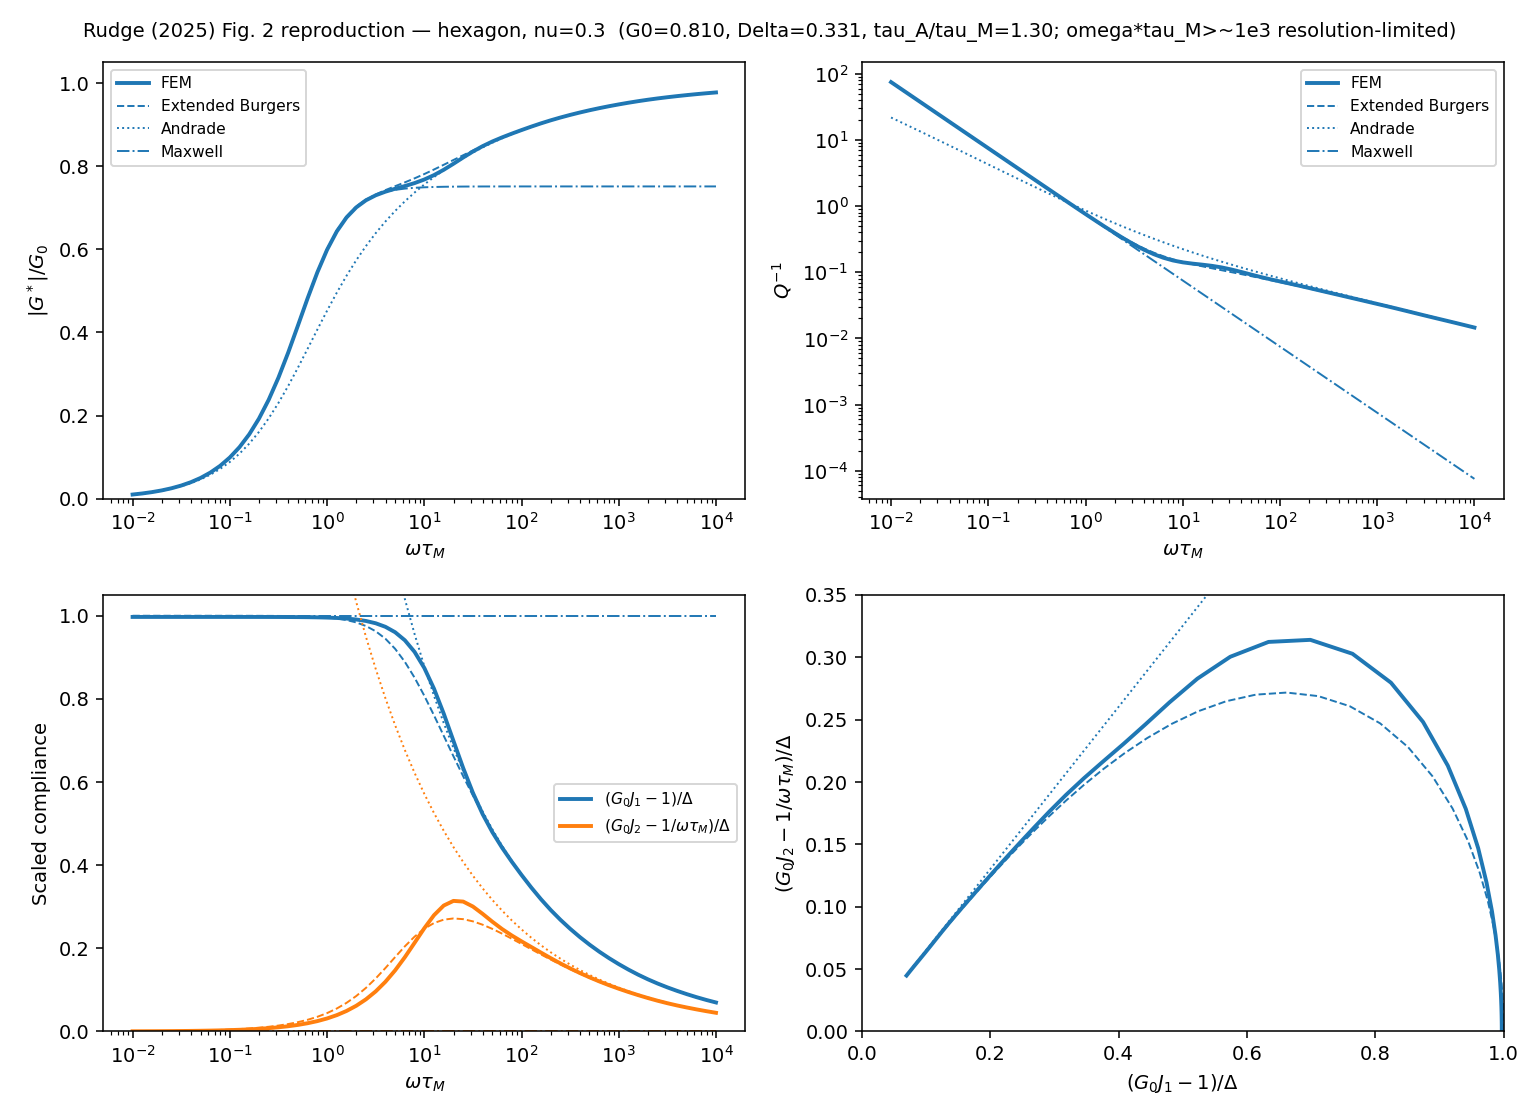

Write the Python code that produced this figure.
# Reproduce Rudge (2025) Figure 2: viscoelastic response of the hexagon model at
# Poisson's ratio nu = 0.3, vs dimensionless frequency omega*tau_M.
#
#   (a) |G*|/G0     (b) Q^-1 = G2/G1
#   (c) scaled compliances (G0 J1 - 1)/Delta , (G0 J2 - 1/wt)/Delta
#   (d) Cole-Cole: (G0 J2 - 1/wt)/Delta  vs  (G0 J1 - 1)/Delta
#
# FEM solid curves come from our DAGBS solver (the paper's exact equations);
# Maxwell / Andrade / extended-Burgers overlays use the parameters MEASURED here
# (G0, Delta, tau_M, tau_A, alpha). Run:  python reproduce_fig2.py [refine_h]

import sys
import numpy as np
import matplotlib
matplotlib.use("Agg")
import matplotlib.pyplot as plt
from scipy.special import gamma as Gamma, hyp2f1
from mpi4py import MPI

from ngsolve import SetNumThreads
from meshes import MakeMesh
from main import build_spaces
from main import solve_rve
from calibrate_tau import (measure_tau_M, storage_modulus, diffusional_loss,
                           fit_andrade_time, SHEAR)

SetNumThreads(32)

NU = 0.3                      # paper Figure 2
MU = 1.0
ALPHA = 0.3672092            # Andrade exponent for the 120 deg triple junction
REFINE_H = float(sys.argv[1]) if len(sys.argv) > 1 else 1e-5
X = np.logspace(-2.0, 4.0, 61)   # omega*tau_M (code-omega with diff_coeff=tau_M)


# --- hexagon geometry (matches real_im_hex_energy.py) ----------------------
a = np.sqrt(3)
pts0 = [(0, 0), (3/4, 0), (1/2, a/4), (0, a/4),
        (9/4, 0), (5/2, a/4), (2, 3*a/4), (1, 3*a/4),
        (3, 0), (3, a/4), (3, a), (9/4, a), (3/4, a), (0, a)]
pts1 = [(x - 1.5, y - 0.5 * a) for (x, y) in pts0]
sf = np.sqrt(1/50 / (3 * np.sqrt(3) / 2))
pts = [(x * sf, y * sf) for (x, y) in pts1]
regions = [(1, 2, 3, 4), (2, 5, 6, 7, 8, 3), (5, 9, 10, 6),
           (6, 10, 11, 12, 7), (8, 7, 12, 13), (4, 3, 8, 13, 14)]
NG = len(regions)

(_, _, mesh, _, contact_pairs, outer_contact_pairs,
 _cbl, _ocl, junction_incidence) = MakeMesh(
    pts, regions, maxh=0.1 * sf, comm=MPI.COMM_WORLD,
    core_frac=0.01 * sf, refine_h=REFINE_H)
print(f"mesh: ne={mesh.ne} nv={mesh.nv} (refine_h={REFINE_H})")

spaces = build_spaces(mesh, contact_pairs, outer_contact_pairs,
                      order_bulk=2, order_gb=1, junction_incidence=junction_incidence)
gni = spaces[4]

tau_M, info = measure_tau_M(spaces, mesh, contact_pairs, outer_contact_pairs,
                            junction_incidence, num_grains=NG, nu=NU, mu=MU)
G0 = info["G_U"]
print(f"tau_M={tau_M:.6e}  G0={G0:.6f}  eta_ss={info['eta_ss']:.6e}")


# --- FEM frequency sweep (diff_coeff=tau_M => code-omega == omega*tau_M) ----
G1 = np.empty_like(X); G2 = np.empty_like(X)
for i, x in enumerate(X):
    gfu, mesh_, conv = solve_rve(spaces, mesh, contact_pairs, outer_contact_pairs,
                                 SHEAR, nu=NU, mu=MU, omega=float(x),
                                 solver='cg', rtol=1e-7,
                                 junction_incidence=junction_incidence, diff_coeff=tau_M)
    G1[i] = storage_modulus(gfu, mesh, NU, MU, NG)
    G2[i] = diffusional_loss(gfu, mesh, contact_pairs, gni, float(x), diff_coeff=tau_M)
    if not conv:
        print(f"  (warn) x={x:.3e} not converged")

Gc_fem = G1 + 1j * G2

# steady-state modulus and relaxation strength from the low-omega plateau
low = X < 0.05
G_ss = float(np.median(G2[low]**2 / G1[low]))
Delta = G0 / G_ss - 1.0

# Andrade time: fit the full high-omega Andrade form over the resolved power-law
# window (alpha fixed by the 120 deg triple junction). The leading-order Q^-1
# asymptote is biased; the clean power law sits at high omega*tau_M (the x~10
# region is the transition shoulder, NOT the Andrade tail).
rA = fit_andrade_time(X, Gc_fem, G0, ALPHA, window=(300.0, 5000.0))   # tau_A/tau_M
tau_H_over_M = rA * (Gamma(1 - ALPHA) * Delta) ** (1.0 / ALPHA)
print(f"G_ss={G_ss:.6f}  Delta={Delta:.4f}  tau_A/tau_M={rA:.4f}  "
      f"tau_H/tau_M={tau_H_over_M:.4f}")
print("paper targets (nu=0.3): G0/mu~0.81  Delta~0.33  tau_A/tau_M~1.31")


# --- response-function helpers (unify FEM + analytic via complex modulus) ---
def derive(Gc, x):
    jn = G0 / Gc                 # = G0 J* = G0 J1 - i G0 J2
    return (np.abs(Gc) / G0, (-jn.imag) / jn.real,
            (jn.real - 1) / Delta, (-jn.imag - 1.0 / x) / Delta)

x = X
iw = 1j * x
# Maxwell = dashpot (viscosity eta) + spring of the *steady-state* compliance
# J_ss in series (paper sec 3): G0 J* = (1+Delta) + 1/(i x), so |G*|/G0 -> 1/(1+Delta)
# = G_ss/G0 at high omega (not 1).
jn_max = (1 + Delta) + 1/iw
jn_and = 1 + Gamma(1 + ALPHA) / (iw * rA) ** ALPHA + 1/iw
# extended Burgers: sJ̃ = J0(1 + Delta 2F1(1,a,1+a,-s*tau_H) + 1/(s*tau_M)) (H13)
jn_bur = 1 + Delta * hyp2f1(1, ALPHA, 1 + ALPHA, -iw * tau_H_over_M) + 1/iw
models = {
    "FEM": (Gc_fem, dict(color="C0", lw=2)),
    "Extended Burgers": (G0 / jn_bur, dict(color="C0", ls="--", lw=1)),
    "Andrade": (G0 / jn_and, dict(color="C0", ls=":", lw=1)),
    "Maxwell": (G0 / jn_max, dict(color="C0", ls="-.", lw=1)),
}


# --- plot 4 panels ---------------------------------------------------------
fig, ax = plt.subplots(2, 2, figsize=(11, 8))
for label, (Gc, st) in models.items():
    absG, Qi, sJ1, sJ2 = derive(Gc, x)
    ax[0, 0].plot(x, absG, label=label, **st)
    ax[0, 1].plot(x, Qi, **st)
    if label == "FEM":
        ax[1, 0].plot(x, sJ1, color="C0", lw=2, label=r"$(G_0 J_1-1)/\Delta$")
        ax[1, 0].plot(x, sJ2, color="C1", lw=2, label=r"$(G_0 J_2-1/\omega\tau_M)/\Delta$")
        ax[1, 1].plot(sJ1, sJ2, color="C0", lw=2)
    else:
        ax[1, 0].plot(x, sJ1, **st); ax[1, 0].plot(x, sJ2, **{**st, "color": "C1"})
        ax[1, 1].plot(sJ1, sJ2, **st)

ax[0, 0].set(xscale="log", xlabel=r"$\omega\tau_M$", ylabel=r"$|G^*|/G_0$", ylim=(0, 1.05))
ax[0, 0].legend(fontsize=8)
ax[0, 1].set(xscale="log", yscale="log", xlabel=r"$\omega\tau_M$", ylabel=r"$Q^{-1}$")
ax[0, 1].legend(["FEM", "Extended Burgers", "Andrade", "Maxwell"], fontsize=8)
ax[1, 0].set(xscale="log", xlabel=r"$\omega\tau_M$", ylabel="Scaled compliance", ylim=(0, 1.05))
ax[1, 0].legend(fontsize=8)
ax[1, 1].set(xlabel=r"$(G_0 J_1-1)/\Delta$", ylabel=r"$(G_0 J_2-1/\omega\tau_M)/\Delta$",
             xlim=(0, 1), ylim=(0, 0.35))
for a_ in ("a", "b", "c", "d"):
    pass
fig.suptitle(f"Rudge (2025) Fig. 2 reproduction — hexagon, nu={NU}  "
             f"(G0={G0:.3f}, Delta={Delta:.3f}, tau_A/tau_M={rA:.2f}; "
             f"omega*tau_M>~1e3 resolution-limited)", fontsize=10)
fig.tight_layout()
fig.savefig("reproduce_fig2.png", dpi=140)
print("saved reproduce_fig2.png")

# dump CSV
import pandas as pd
pd.DataFrame({"omega_tauM": X, "G1": G1, "G2": G2,
              "absG_over_G0": np.abs(Gc_fem)/G0, "Qinv": G2/G1}).to_csv(
    "reproduce_fig2.csv", index=False)
print("saved reproduce_fig2.csv")
